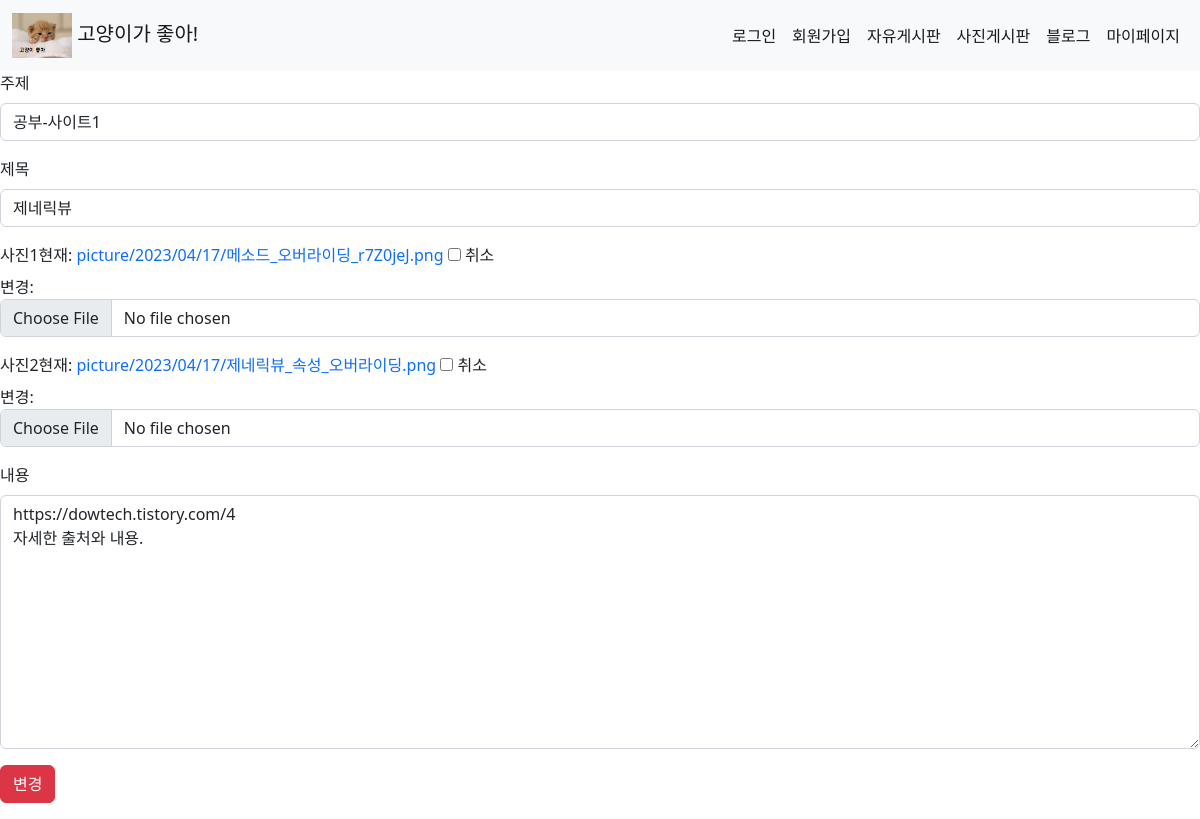
The page /community/picture/11/edit on the database its author committed.
### community/models.py (models this page shows)
class FreePicturePost(models.Model):
    author = models.CharField(max_length=25)
    subject = models.CharField(max_length=20)
    title = models.CharField(max_length=40)
    picture = models.ImageField(upload_to="picture/%Y/%m/%d/", blank=True)
    picture2 = models.ImageField(upload_to="picture/%Y/%m/%d/", blank=True)
    content = models.CharField(max_length=700)
    pub_date = models.DateTimeField(auto_now_add=True)

### community/views.py (the view, shortened to what this page needs)
class PictureUpdateView(UpdateView):
    model = FreePicturePost
    template_name = 'community/picture_update.html'
    context_object_name = 'form'
    form_class = PicturePostForm
    success_url = reverse_lazy('community:picture_board')

### community/forms.py
class PicturePostForm(forms.ModelForm):
    class Meta:
        model = FreePicturePost
        fields = ['subject', 'title', 'picture', 'picture2', 'content']
        widgets = {
            "subject": forms.TextInput(
            )
            , "title": forms.TextInput()
            , "content": forms.Textarea()
        }
        labels = {
            "subject": "주제",
            "title": "제목",
            "content": "내용",
            "picture": "사진1",
            "picture2": "사진2",
        }

### community/templates/community/picture_update.html (shortened to what this page needs)
{% extends 'community/base.html' %}
{% load django_bootstrap5 %}
{% block content %}
    <form action="" method="post">
        {%  bootstrap_form form %}
    <button type="submit" class="btn btn-danger">
        변경
    </button>
    </form>
{% endblock %}

### community/templates/community/base.html (style rules this page uses)
a { text-decoration: none; }

### rows shown on the page
FreePicturePost: subject "공부-사이트1", title "제네릭뷰", content "https://dowtech.tistory.com/4 자세한 출처와 내용."
